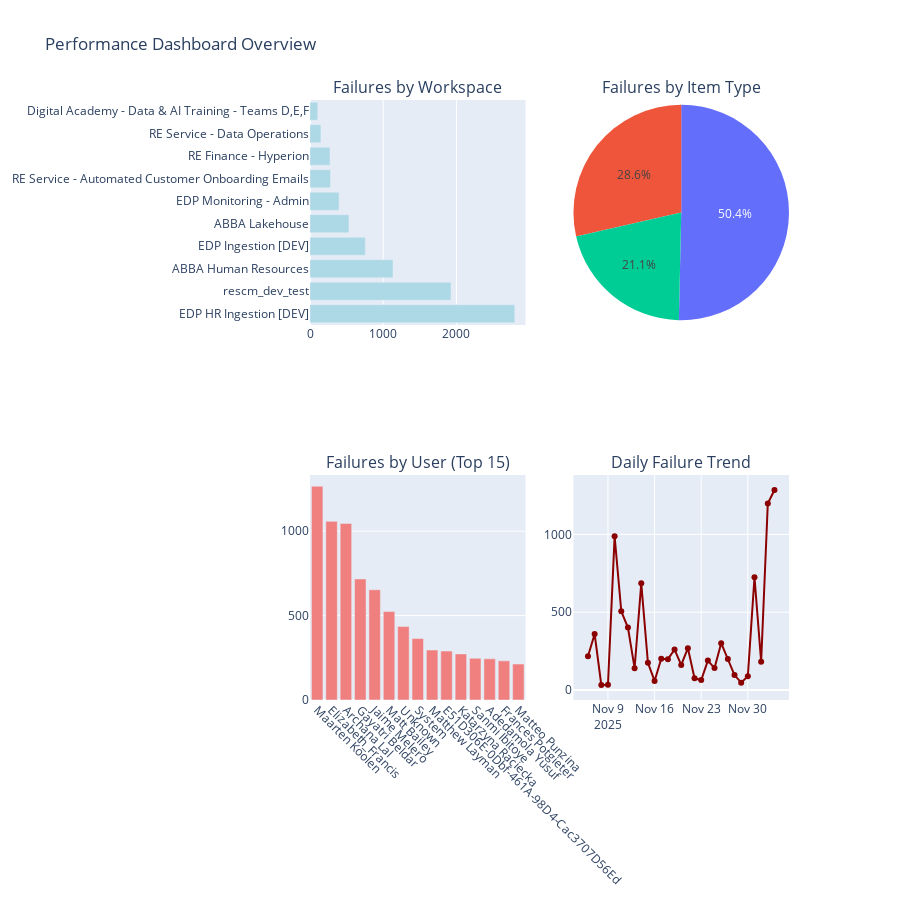

The cell this chart's notebook holds for it:
### Code cell
# 14. Performance Insights and Predictive Analytics

print(" CREATING PERFORMANCE INSIGHTS & PREDICTIVE ANALYTICS")
print("=" * 58)

# Performance metrics calculation
perf_metrics = {}

# Calculate failure rates by various dimensions
total_records = len(analysis_df_fixed)
perf_metrics['total_failures'] = total_records

# Failure rate by workspace
workspace_failure_rate = analysis_df_fixed.groupby('Workspace').size().sort_values(ascending=False)
perf_metrics['worst_workspace'] = workspace_failure_rate.index[0] if len(workspace_failure_rate) > 0 else 'N/A'
perf_metrics['worst_workspace_failures'] = workspace_failure_rate.iloc[0] if len(workspace_failure_rate) > 0 else 0

# Failure rate by user
user_failure_rate = analysis_df_fixed.groupby('User Name').size().sort_values(ascending=False)
perf_metrics['most_errors_user'] = user_failure_rate.index[0] if len(user_failure_rate) > 0 else 'N/A'
perf_metrics['most_errors_count'] = user_failure_rate.iloc[0] if len(user_failure_rate) > 0 else 0

# Failure rate by item type
item_type_failure_rate = analysis_df_fixed.groupby('Item Type').size().sort_values(ascending=False)

# Performance dashboard
fig_perf = make_subplots(
    rows=2, cols=2,
    subplot_titles=('Failures by Workspace', 'Failures by Item Type', 
                   'Failures by User (Top 15)', 'Daily Failure Trend'),
    specs=[[{"type": "bar"}, {"type": "pie"}],
           [{"type": "bar"}, {"type": "scatter"}]]
)

# Workspace failures
top_workspaces = workspace_failure_rate.head(10)
fig_perf.add_trace(
    go.Bar(x=top_workspaces.values, y=top_workspaces.index, orientation='h', 
           name='Workspace Failures', marker_color='lightblue'),
    row=1, col=1
)

# Item type pie chart
fig_perf.add_trace(
    go.Pie(labels=item_type_failure_rate.head(8).index, 
           values=item_type_failure_rate.head(8).values,
           name='Item Type Distribution'),
    row=1, col=2
)

# User failures
top_users_perf = user_failure_rate.head(15)
fig_perf.add_trace(
    go.Bar(x=top_users_perf.index, y=top_users_perf.values,
           name='User Failures', marker_color='lightcoral'),
    row=2, col=1
)

# Daily trend
fig_perf.add_trace(
    go.Scatter(x=daily_failures['Date'], y=daily_failures['Failure Count'],
               mode='lines+markers', name='Daily Failures', line_color='darkred'),
    row=2, col=2
)

fig_perf.update_layout(height=900, title_text=" Performance Dashboard Overview", showlegend=False)
fig_perf.update_xaxes(tickangle=45, row=2, col=1)
fig_perf.show()

# Predictive insights based on patterns
print("\n PREDICTIVE INSIGHTS:")
print("=" * 25)

# Peak failure times
peak_hour = timeline_df['Hour'].mode()[0] if len(timeline_df) > 0 else 'N/A'
peak_day = timeline_df['Date'].value_counts().index[0] if len(timeline_df) > 0 else 'N/A'

print(f" Peak Failure Hour: {peak_hour}:00")
print(f" Worst Failure Day: {peak_day}")

# Average failure patterns
if len(duration_data) > 0:
    avg_failure_duration = duration_data['Duration (s)'].mean()
    print(f" Average Failure Duration: {avg_failure_duration:.2f} seconds")
    
    # Duration-based risk categorization
    quick_failures = len(duration_data[duration_data['Duration (s)'] <= 30])
    medium_failures = len(duration_data[(duration_data['Duration (s)'] > 30) & (duration_data['Duration (s)'] <= 300)])
    long_failures = len(duration_data[duration_data['Duration (s)'] > 300])
    
    print(f" Quick Failures (≤30s): {quick_failures} ({quick_failures/len(duration_data)*100:.1f}%)")
    print(f" Medium Failures (30s-5m): {medium_failures} ({medium_failures/len(duration_data)*100:.1f}%)")  
    print(f" Long Failures (>5m): {long_failures} ({long_failures/len(duration_data)*100:.1f}%)")

# Risk assessment
print(f"\n RISK ASSESSMENT:")
print("=" * 20)

risk_factors = []
if perf_metrics['worst_workspace_failures'] > total_records * 0.3:
    risk_factors.append(f"High workspace concentration: {perf_metrics['worst_workspace']} has {perf_metrics['worst_workspace_failures']} failures")

if perf_metrics['most_errors_count'] > total_records * 0.2:
    risk_factors.append(f"High user concentration: {perf_metrics['most_errors_user']} has {perf_metrics['most_errors_count']} failures")

if len(risk_factors) > 0:
    for i, factor in enumerate(risk_factors, 1):
        print(f"{i}. {factor}")
else:
    print(" No major risk concentrations detected")

print(f"\n Performance insights analysis complete")

### Figure 1 — Plotly figure (JSON) as saved in the notebook; plotly's stock layout.template omitted (floating-point values rounded to 4 significant figures)
{"data": [{"marker": {"color": "lightblue"}, "name": "Workspace Failures", "orientation": "h", "type": "bar", "x": [2797, 1926, 1134, 755, 532, 397, 280, 273, 149, 106], "xaxis": "x", "y": ["EDP HR Ingestion [DEV]", "rescm_dev_test", "ABBA Human Resources", "EDP Ingestion [DEV]", "ABBA Lakehouse", "EDP Monitoring - Admin", "RE Service - Automated Customer Onboarding Emails", "RE Finance - Hyperion", "RE Service - Data Operations", "Digital Academy - Data & AI Training - Teams D,E,F"], "yaxis": "y"}, {"domain": {"x": [0.55, 1], "y": [0.625, 1]}, "labels": ["DataPipeline", "Dataflow", "Notebook"], "name": "Item Type Distribution", "type": "pie", "values": [4671, 2650, 1956]}, {"marker": {"color": "lightcoral"}, "name": "User Failures", "type": "bar", "x": ["Maarten Koolen", "Elizabeth_Francis", "Archana Lal", "Gayatri Beldar", "Jaime Melero", "Matt Bailey", "Unknown", "System", "Matthew Layman", "E51D306E-0Dbf-461A-98D4-Cac3707D56Ed", "Katarzyna Raciecka", "Sanmi Ibitoye", "Adedamola Yusuf", "Frances Potgieter", "Matteo Punzina"], "xaxis": "x2", "y": [1266, 1058, 1046, 717, 653, 524, 435, 364, 296, 290, 273, 247, 244, 232, 213], "yaxis": "y2"}, {"line": {"color": "darkred"}, "mode": "lines+markers", "name": "Daily Failures", "type": "scatter", "x": ["2025-11-06T00:00:00.000000000", "2025-11-07T00:00:00.000000000", "2025-11-08T00:00:00.000000000", "2025-11-09T00:00:00.000000000", "2025-11-10T00:00:00.000000000", "2025-11-11T00:00:00.000000000", "2025-11-12T00:00:00.000000000", "2025-11-13T00:00:00.000000000", "2025-11-14T00:00:00.000000000", "2025-11-15T00:00:00.000000000", "2025-11-16T00:00:00.000000000", "2025-11-17T00:00:00.000000000", "2025-11-18T00:00:00.000000000", "2025-11-19T00:00:00.000000000", "2025-11-20T00:00:00.000000000", "2025-11-21T00:00:00.000000000", "2025-11-22T00:00:00.000000000", "2025-11-23T00:00:00.000000000", "2025-11-24T00:00:00.000000000", "2025-11-25T00:00:00.000000000", "2025-11-26T00:00:00.000000000", "2025-11-27T00:00:00.000000000", "2025-11-28T00:00:00.000000000", "2025-11-29T00:00:00.000000000", "2025-11-30T00:00:00.000000000", "2025-12-01T00:00:00.000000000", "2025-12-02T00:00:00.000000000", "2025-12-03T00:00:00.000000000", "2025-12-04T00:00:00.000000000"], "xaxis": "x3", "y": [217, 360, 32, 34, 988, 506, 401, 140, 686, 175, 58, 201, 198, 260, 161, 269, 75, 64, 189, 141, 301, 199, 96, 47, 88, 725, 181, 1199, 1286], "yaxis": "y3"}], "layout": {"annotations": [{"font": {"size": 16}, "showarrow": false, "text": "Failures by Workspace", "x": 0.225, "xanchor": "center", "xref": "paper", "y": 1, "yanchor": "bottom", "yref": "paper"}, {"font": {"size": 16}, "showarrow": false, "text": "Failures by Item Type", "x": 0.775, "xanchor": "center", "xref": "paper", "y": 1, "yanchor": "bottom", "yref": "paper"}, {"font": {"size": 16}, "showarrow": false, "text": "Failures by User (Top 15)", "x": 0.225, "xanchor": "center", "xref": "paper", "y": 0.375, "yanchor": "bottom", "yref": "paper"}, {"font": {"size": 16}, "showarrow": false, "text": "Daily Failure Trend", "x": 0.775, "xanchor": "center", "xref": "paper", "y": 0.375, "yanchor": "bottom", "yref": "paper"}], "height": 900, "showlegend": false, "title": {"text": " Performance Dashboard Overview"}, "xaxis": {"anchor": "y", "domain": [0, 0.45]}, "xaxis2": {"anchor": "y2", "domain": [0, 0.45], "tickangle": 45}, "xaxis3": {"anchor": "y3", "domain": [0.55, 1]}, "yaxis": {"anchor": "x", "domain": [0.625, 1]}, "yaxis2": {"anchor": "x2", "domain": [0, 0.375]}, "yaxis3": {"anchor": "x3", "domain": [0, 0.375]}}}
